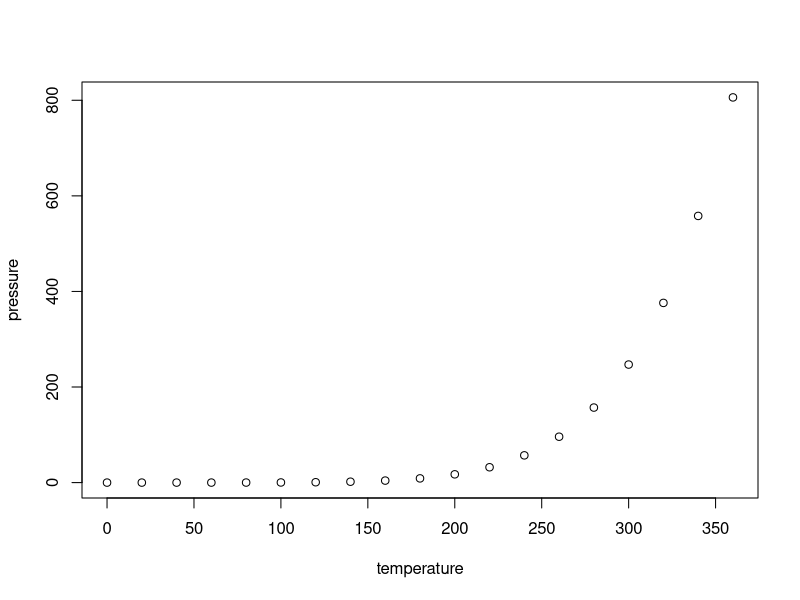
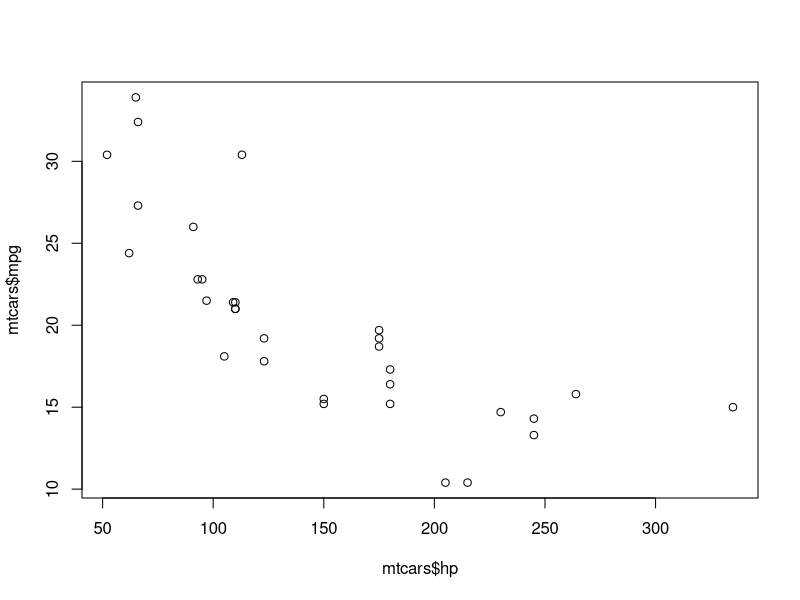
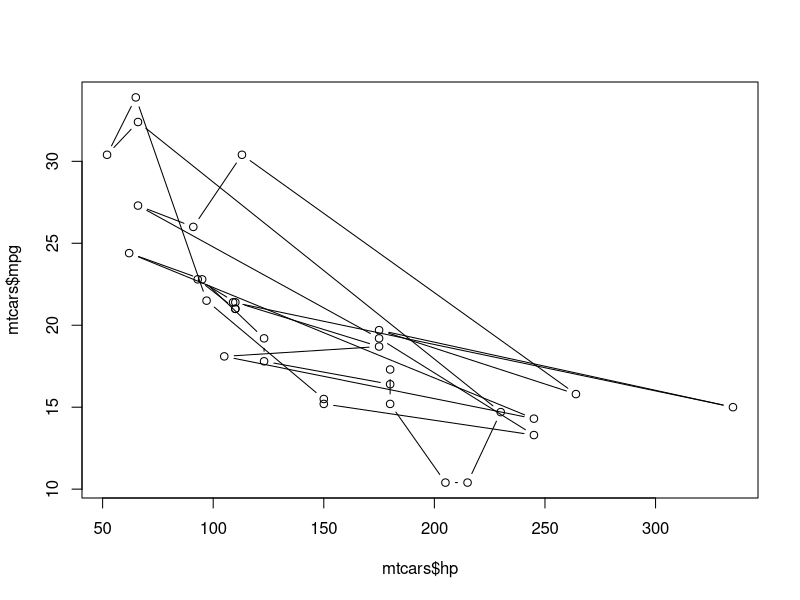
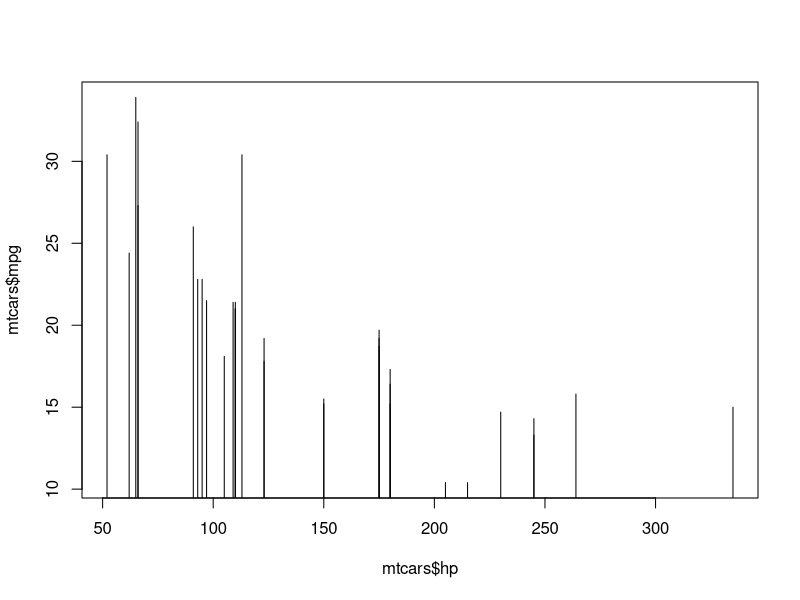
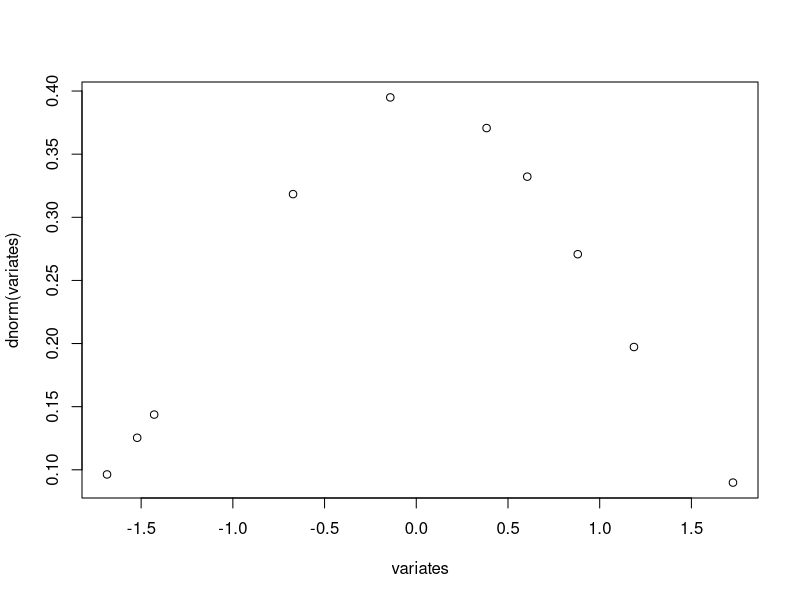
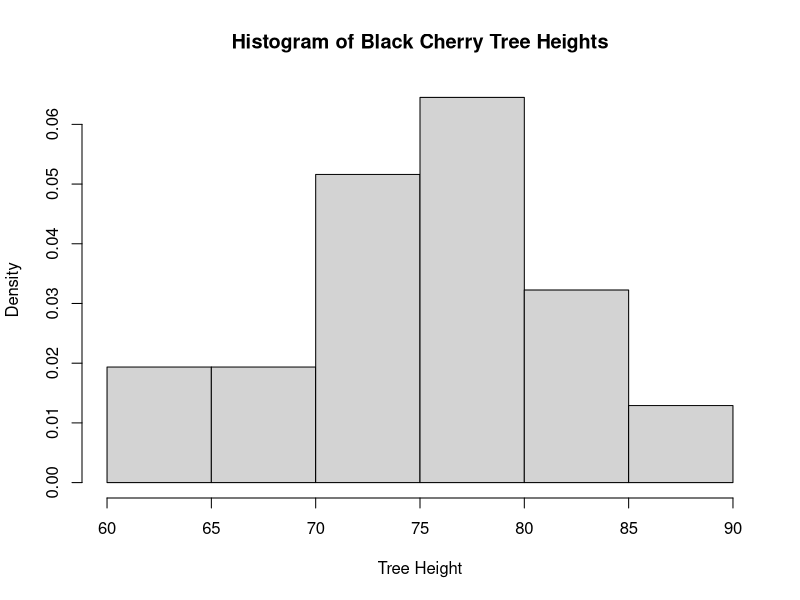
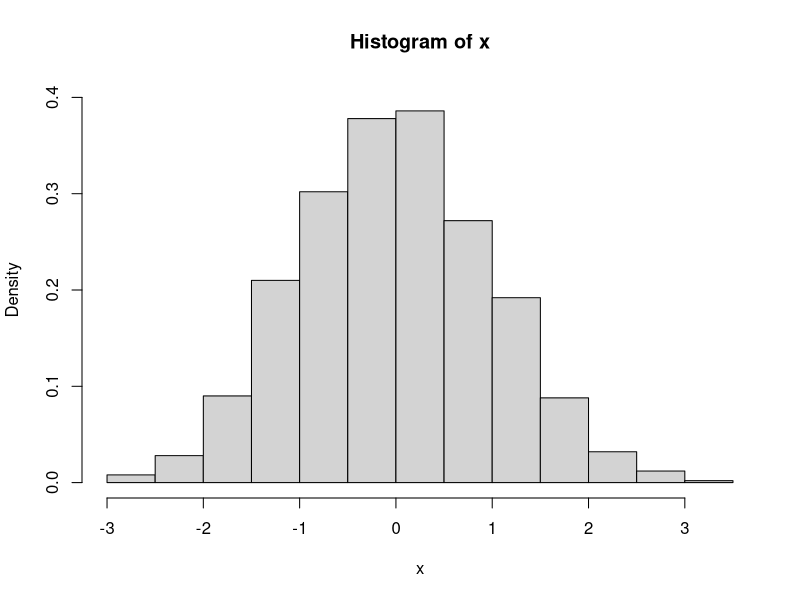
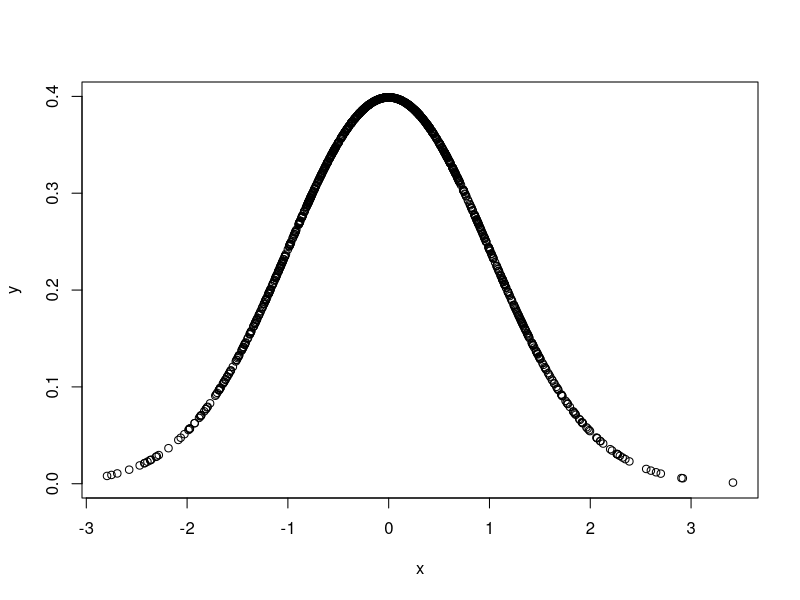

Source code (R) for these figures, in order:
## ---- chunk 1
knitr::opts_chunk$set(echo = TRUE, message = FALSE)
## ---- chunk 2
print("Hello World") # comments are made using the '#' sign, same as in Python
## ---- chunk 3
5+5
5-1
5*2
4/2
4^2
#or
4**2
## ---- chunk 4
4>2
2>4
2>=2 # greater than or equal to
2==2 # exactly equal
4!=2 # not equal to
## ---- chunk 5
x <- 2
y <- 3
z <- x + y
z
## ---- chunk 6
typeof(3) # notice this will still be a double

x <- 3.0 # R recognizes to drop the 0
x
typeof(x)
y <- 3.5
y
typeof(y)
y <- as.integer(y)
y # type casting y will truncate the original value
typeof(y)
## ---- chunk 7

myName <- "Ksenia Arzumanova"
myName
is.character(myName) 
## ---- chunk 8
myList <- c(1,2,3) 
myList

anotherList <- c("a", "b", "c")
anotherList 

myList[2]
anotherList[2]
## ---- chunk 9
A = matrix(c(11, 22, 33, 44, 55, 66), nrow = 2, ncol = 3, byrow = TRUE) # filled by rows
A
B = matrix(c(11, 22, 33, 44, 55, 66), nrow = 2, ncol = 3, byrow = FALSE) # filled by columns
B
## ---- chunk 10
B[,] # the whole matrix
B[2, ] # second row, all of the columns
B[ , 1] # all rows, first column
B[2, 1] # second row, first column
## ---- chunk 11
df <- data.frame(geneIndex = c(1, 2, 3), geneID = c(92231, 2313, 5641), geneName = c("FOS1", "JUN", "BERP"))
df
## ---- chunk 12
df[1, 2]
## ---- chunk 13
df$geneID # all of the rows that belong to geneID
df$geneID[2] # second row under geneID
## ---- chunk 14
which(df$geneID == 2313) # returns the row for which the condition returns 'true'
df$geneName[df$geneID == 2313]
## ---- chunk 15
data()
## ---- chunk 16
class(cars) # here I don't use 'typeof()', because there's a hierarchy between that and 'class()' - 'typeof()' returns the data types of the elements of the object, in this case they would be of type 'list'. If we used 'class()' on doubles, it would return type 'numeric', because integers and doubles belong to the class 'numeric'

str(cars) # displays the internal structure of the object
nrow(cars) # number of rows
ncol(cars) # number of columns
head(cars, n=5) # first 5 rows
tail(cars, n=5) # last 5 rows
dimnames(cars) # names of the dimensions - first element will return a list of rownames, second will be a list of column/field names
summary(cars) # returns summary statistics, such as min, max, mean, and quartile information
## ---- chunk 17
plot(pressure)
## ---- chunk 18
dimnames(mtcars)[2] # field names
plot(mtcars$hp, mtcars$mpg) # defaults to scatter plot
plot(mtcars$hp, mtcars$mpg, type = 'b') # tries to connect lines between points (not always meaningful)
plot(mtcars$hp, mtcars$mpg, type = 'h') # histogram-like lines
## ---- chunk 19
#draw random variates from the normal distribution
variates <- rnorm(10)
variates
## ---- chunk 20
#calculate probabilities (densities) of variates
dnorm(variates)
plot(variates, dnorm(variates))
## ---- chunk 21
#cumulative density to the left of the variate

pnorm(0) # should be intuitive, because half of the normal distribution is to the left of 0 
pnorm(1.96) # 1.96 should look familiar as one of the critical values for an approximate 95% confidence interval 
pnorm(-1.96) # however these critical values are for a two-tailed test (for a significance level of 5%)
pnorm(1.96)-pnorm(-1.96)

## ---- chunk 22
#gives us the exact points at which the normal distribution has a particular cumulative density

qnorm(0.5)
qnorm(0.975)
qnorm(c(0.025, 0.975))
## ---- chunk 23
hist(trees$Height, main = "Histogram of Black Cherry Tree Heights", freq = FALSE, 
     xlab = "Tree Height") # setting `freq = FALSE` transforms the y-axis to density rather than frequency
## ---- chunk 24
x <- rnorm(1000) 
y <- dnorm(x) 
hist(x, freq = FALSE, ylim = c(0,0.4)) 
plot(x,y) # alternative representation
## ---- chunk 25
x <- rnorm(1000, mean = mean(trees$Height), sd = sd(trees$Height))
y <- dnorm(x, mean = mean(trees$Height), sd = sd(trees$Height))
hist(trees$Height, freq = FALSE)
points(x, y)
## ---- chunk 26
x <- rnorm(100, mean = 50, sd = 5)
y <- dnorm(x, mean = 50, sd = 5)
hist(x, freq = FALSE)
#points(x, y)
## ---- chunk 27
pnorm(50, mean=50, sd=5)
## ---- chunk 28
#with standard deviation of 10
x <- rnorm(100, mean = 50, sd = 10)
y <- dnorm(x, mean = 50, sd = 10)
hist(x, freq = FALSE)
#points(x, y)
#with standard deviation of 100
x <- rnorm(100, mean = 50, sd = 100)
y <- dnorm(x, mean = 50, sd = 100)
hist(x, freq = FALSE)
#points(x, y)
#Increasing the standard deviation from 10 and then 100 seems to increase the spread of values in the distribution.
## ---- chunk 29
x <- rnorm(100, mean = 50, sd = 5)
y <- dnorm(x, mean = 50, sd = 5)
y
#hist(x, freq = FALSE)
#points(x, y)

## ---- chunk 30
#x <- rnorm(100, mean = 50, sd = 5)
#y <- dnorm(x, mean = 50, sd = 5)
plot(x, y)
#points(x, y)
## ---- chunk 31
#cumulative densities of same 100 samples
z=pnorm(x,mean=50,sd=5)
plot(x,z)
#The far-most right point is the maximum value found in the distribution of 100 samples. 
## ---- chunk 32
z=pnorm(x,mean=50,sd=5)
plot(x,z)
plot
abline(h=0.5, v=50)
#The point in the graph outlined by the gridlines corresponds to the mean of the distribution (in this case 50) which would be the central peak of the PDF and the point of inflection for the CDF. PDF (probability density function) creates the stereotypic bell-curve distribution of probability densities for each bucket of values in the distribution, whereas the CDF(cumulative density function)adds up the densities in a rolling fashion as the values increase in the distribution, creating an 'S' curve that continuously increases from left to right.
